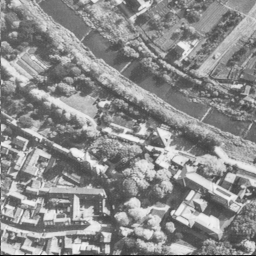
#> input picture images/1/aerial.tiff, 256 x 256 px, found by its file name
$ python task1.py
#> lines starting #> are read from the running program, lines starting #| are printed output that depends on the picture
# -*- coding: utf-8 -*-
"""
Created on Mon Apr 26 15:32:32 2021

@author: Billy
"""

import numpy as np
import matplotlib.pyplot as plt
from PIL import Image

def read_image(path):
#> called with path = '../images/1/aerial.tiff'
    im = Image.open(path)
#> im is the input picture: PIL image 256x256 L; min 1, max 248, mean 140.5
    im = np.array(im)
    return im

def use_all_dynamic_area(im):
    maxElement = np.max(im)
#> maxElement = 248
    minElement = np.min(im)
#> minElement = 1

    # the following equation shifts our image to [0, 255]
    im = (im - minElement) / (maxElement - minElement) * 255 + 0
#> im: shape (256, 256) float64
    im = im.astype(np.uint8)
    return im

def fft_row_col(im):
    imfft = np.zeros(im.shape, dtype='complex')
    #rows first
    for row in range(im.shape[0]):
        imfft[row, :] = np.fft.fft(im[row, :])

    #then columns
    for col in range(im.shape[1]):
        imfft[:, col] = np.fft.fft(imfft[:, col])
    return imfft

def inverse_fft_row_col(imfft):
    im = np.zeros(imfft.shape, dtype='complex')
    #rows first
    for row in range(imfft.shape[0]):
        im[row, :] = np.fft.ifft(imfft[row, :])

    #then columns
    for col in range(imfft.shape[1]):
        im[:, col] = np.fft.ifft(im[:, col])
    return im

def hamming2d(r, size):
    ham = np.hamming(size)[:,None] # 1D hamming
    ham2d = np.sqrt(np.dot(ham, ham.T)) ** r # expand to 2D hamming
    return ham2d

def create_low_pass(t, shape):
    filt = np.zeros(shape)
    midx, midy = shape[0] / 2, shape[1] / 2
    for x in range(shape[0]):
        for y in range(shape[1]):
            if np.sqrt((x - midx) ** 2 + (y - midy) ** 2) < t:
                filt[x, y] = 1
    return filt

def plot_g(im, title=None):
    plt.figure()
    plt.imshow(im, cmap='gray')
    if title:
        plt.title(title)


#read image and expand to use all dynamic area
im = read_image('../images/1/aerial.tiff')
im = use_all_dynamic_area(im)

#shift zero component to the center of the image
filt = np.zeros(im.shape)
for row in range(im.shape[0]):
    for col in range(im.shape[1]):
        filt[row, col] = (-1) ** (row + col + 2)
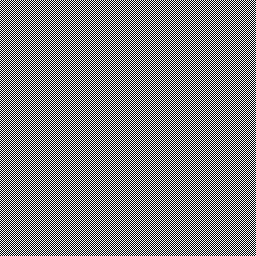
#> filt: shape (256, 256) float64; values -1 (black) and 1 (white), 50% white in thin lines or dots
im = im * filt
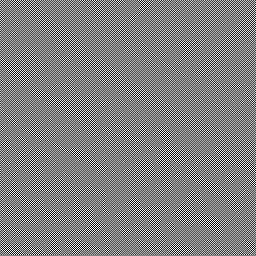
#> im: shape (256, 256) float64; min -255, max 250, mean 0; drawn with min black and max white

#calculate and plot fft of the image
imfft = fft_row_col(im)
plot_g(np.abs(imfft), 'Linear magnitude of image DFT')
plot_g(np.log(np.abs(imfft)), 'logarithmic magnitude of image DFT')

#our 2d lowpass filter
# low_pass = create_low_pass(60, imfft.shape)
ham2d = hamming2d(10, imfft.shape[0])
plot_g(ham2d, 'low-pass filter in frequency domain')
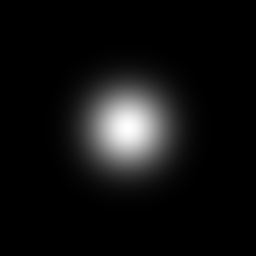
#> ham2d: shape (256, 256) float64; min 1.07e-11, max 1, mean 0.066

#pass our image through the filter in frequency domain
imfftlow = imfft * ham2d
plot_g(np.log(np.abs(imfftlow)), 'frequency domain of the image after the filter')

#calculate the ifft of the image and show the result
imlow = inverse_fft_row_col(imfftlow)
imlow = imlow * filt
imlow = np.rint(np.abs(imlow)).astype(np.uint8)
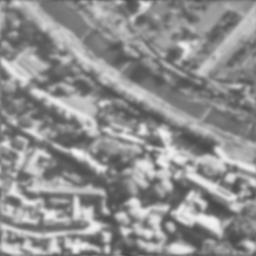
#> imlow: shape (256, 256); min 70, max 243, mean 143.5
plot_g(imlow)
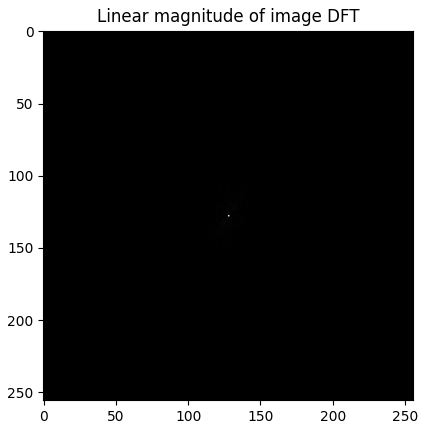
#> figure drawn by matplotlib, 1 panel
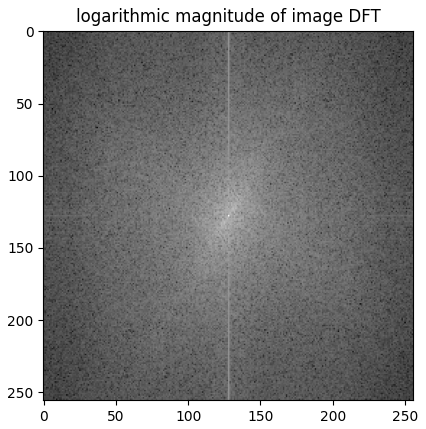
#> figure drawn by matplotlib, 1 panel
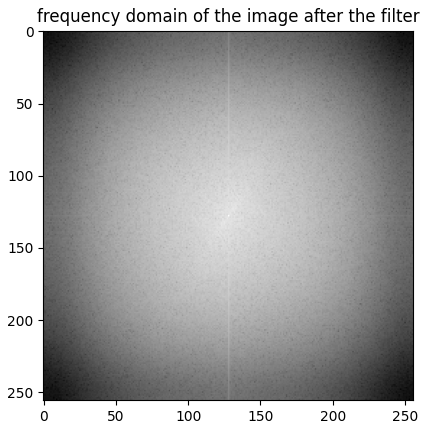
#> figure drawn by matplotlib, 1 panel
